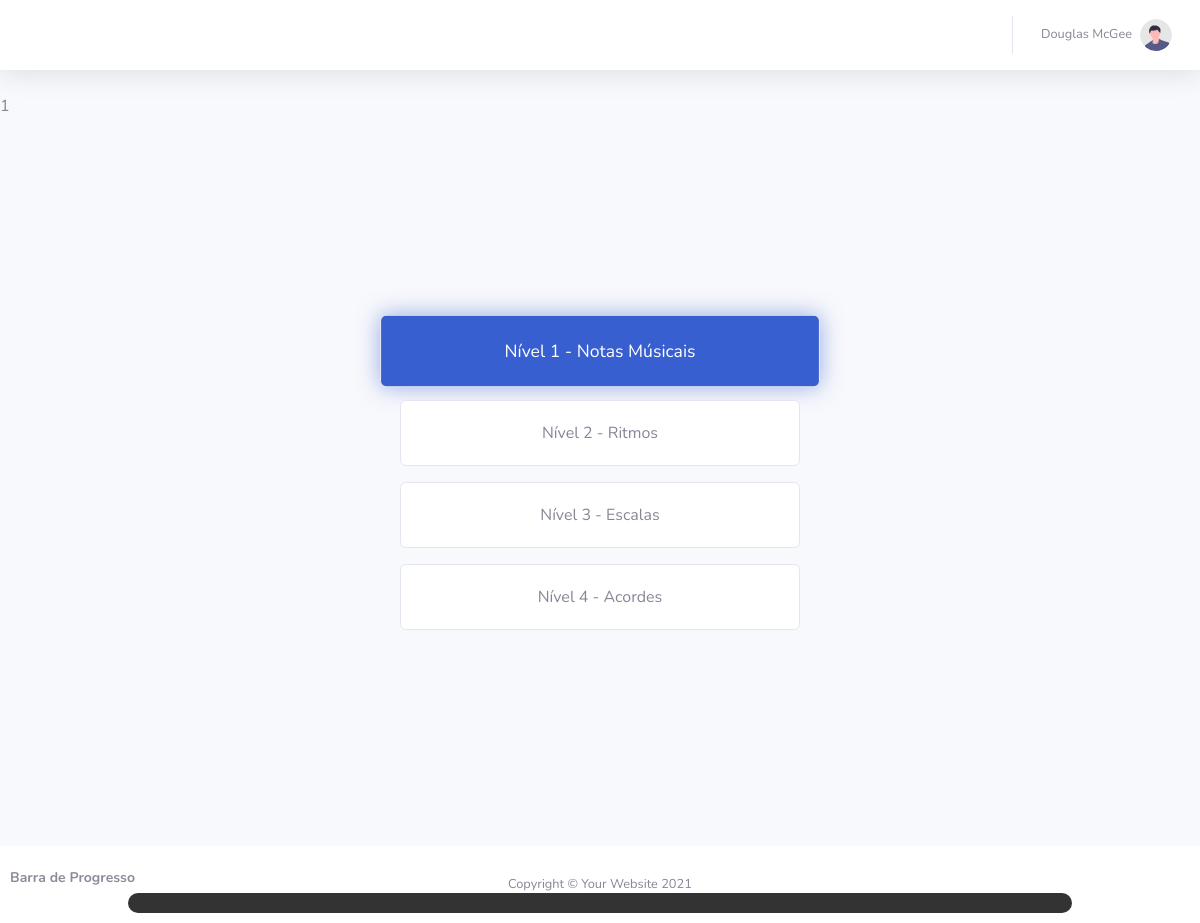
Page /dashboard.php on the committed database.
### tables this page shows
CREATE TABLE `modulo` (
  `idModulo` int(11) NOT NULL,
  `tituloModulo` varchar(100) DEFAULT NULL,
  `descricaoModulo` text DEFAULT NULL,
  `statusModulo` int(11) DEFAULT NULL,
  `nivelModulo` tinyint(4) DEFAULT NULL
);

### dashboard.php (the view, shortened to what this page needs)
<?php
require_once './core/conexaoDB.php';
require_once 'headeraprendizagem.php';
$cmd = "SELECT * FROM modulo";
$result = mysqli_query($con, $cmd);
$qtdRegistros = mysqli_num_rows($result);
$array = mysqli_fetch_all($result, MYSQLI_ASSOC);
$arrayNivel = [];
$nivelMenor = 999;
for ($i = 0; $i < $qtdRegistros; $i++) {
    $dados = $array[$i];
    $idModulo = $dados['idModulo'];
    $nivelModulo = $dados['nivelModulo'];
    $completoModulo = $dados['completoModulo'];
    if (($nivelModulo < $nivelMenor) && $completoModulo == 0) {
        $nivelMenor = $nivelModulo;
    }
    $arrayNivel[] = [
        'id' => $idModulo,
        'nivel' => $nivelModulo
    ];
}
echo $nivelMenor;
usort($arrayNivel, function ($a, $b) {
    return $a['nivel'] <=> $b['nivel'];
});
?>
<div class="container-fluid d-flex flex-column align-items-center justify-content-center overflow" style="padding: 200px;">
    <?php
    for ($j = 0; $j < count($arrayNivel); $j++) {
        $idModuloOrdenado = $arrayNivel[$j]['id'];
        $nivelModuloOrdenado = $arrayNivel[$j]['nivel'];
        $cmd2 = "SELECT * FROM modulo WHERE idModulo = $idModuloOrdenado";
        $result2 = mysqli_query($con, $cmd2);
        $array2 = mysqli_fetch_all($result2, MYSQLI_ASSOC);
        $tituloModuloOrdenado = $array2[0]['tituloModulo'];
        $completoModuloOrdenado = $array2[0]['completoModulo'];
        if ($nivelModuloOrdenado == $nivelMenor) {
            $status = "card-focus-atual";
        } else if ($nivelModuloOrdenado > $nivelMenor) {
            $status = "card-focus-incompleta";
        } else if ($completoModuloOrdenado == 1) {
            $status = "card-focus-completa";
        }
    ?>
        <div class="card w-50 mb-3 <?= $status ?>" onclick="focusCard(this)">
            <div class="card-body text-center">
                Nível <?= $nivelModuloOrdenado ?> - <?= $tituloModuloOrdenado ?>
            </div>
        </div>
    <?php
    }
    ?>
    <div class="fixed-bottom">
        <div class="xp-bar-label">Barra de Progresso</div>
        <div class="xp-bar-container">
            <div class="xp-bar">
            </div>
        </div>
    </div>
</div>
<?php require_once 'footer.php'; ?>

### css/sb-aprendizado.css (style rules this page uses)
.card { position: relative; transition: all 0.5s ease; overflow: hidden; }
.card-body { transition: opacity 0.5s ease; }
.card::after { content: ''; position: absolute; top: 50%; left: 50%; transform: translate(-50%, -50%); transition: opacity 0.3s ease; opacity: 0; }
.card-focus-atual { cursor: pointer; background-color: #385fcf; color: white; box-shadow: 0 0 20px rgba(56, 95, 207, 0.5); transform: scale(1.1); }
.fixed-bottom { position: fixed; bottom: 0; left: 0; width: 100%; padding: 10px; background-color: transparent; color: #fff; box-shadow: none; z-index: 9999; }
.xp-bar-container { display: flex; flex-direction: column; align-items: center; }
.xp-bar-label { font-size: 14px; margin-bottom: 5px; font-weight: bold; color: #8a8c9a; }
.xp-bar { width: 80%; height: 20px; background-color: #333; border-radius: 10px; overflow: hidden; position: relative; }

### rows in the picture
modulo: nivelModulo "1", tituloModulo "Notas Músicais"
modulo: tituloModulo "Ritmos"
modulo: tituloModulo "Escalas"
modulo: tituloModulo "Acordes"

### other values in the picture
$nivelModuloOrdenado "1"
$nivelModuloOrdenado "2"
$nivelModuloOrdenado "3"
$nivelModuloOrdenado "4"
